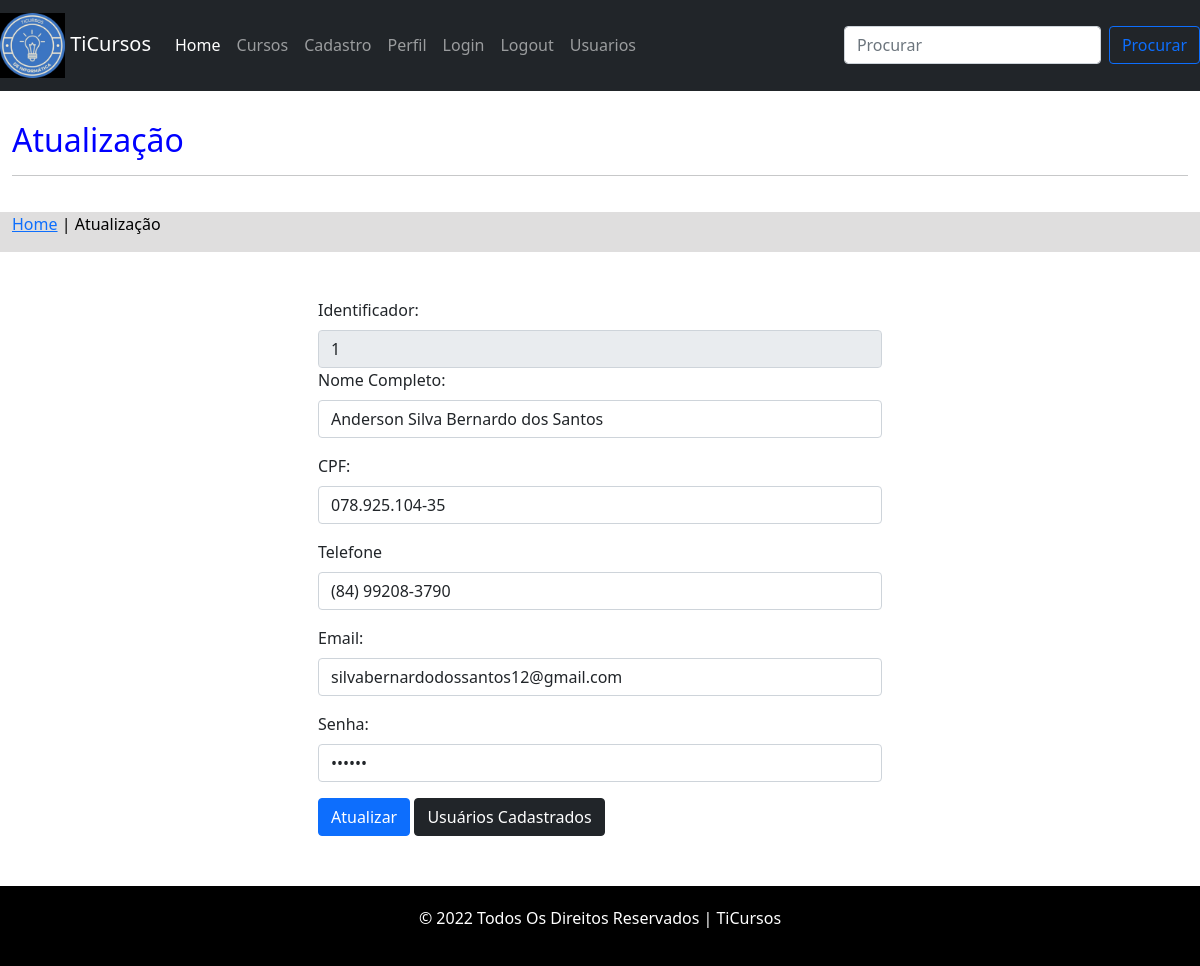
Page /visoes/editar_usuario.php?id_usuario=1 on the committed database.
### tables this page shows
CREATE TABLE `usuario` (
  `id_usuario` int(11) NOT NULL AUTO_INCREMENT,
  `nome_completo` varchar(100) NOT NULL,
  `cpf` varchar(15) NOT NULL,
  `telefone` varchar(25) DEFAULT NULL,
  `email` varchar(45) NOT NULL,
  `senha` varchar(50) NOT NULL,
  PRIMARY KEY (`id_usuario`)
);

### controles/controlar_usuarios.php (called while the page is built, shortened)
<?php
    function pegarUsuario($id_usuario){
        $con = abrirConexao();
        $sql = "SELECT * FROM bdcursos.usuario WHERE id_usuario = " . $id_usuario . ";";
        $resultado = mysqli_query($con, $sql);
        return $resultado;
    }
?>

### visoes/editar_usuario.php (the view, shortened to what this page needs)
<?php
  include "../controles/controlar_usuarios.php";
    $id_usuario = "";
    $nome = "";
    $cpf = "";
    $telefone = "";
    $email = "";
    $senha = "";
    if(isset($_GET["id_usuario"])){
        $id_usuario = $_GET["id_usuario"];
        $resultado = pegarUsuario($id_usuario);
        $numRegistro = mysqli_num_rows($resultado);
        if($numRegistro > 0){
            while($row = mysqli_fetch_assoc($resultado)){
                $id_usuario = $row["id_usuario"];
                $nome = $row["nome_completo"];
                $cpf = $row["cpf"];
                $telefone = $row["telefone"];
                $email = $row["email"];
                $senha = $row["senha"];
            }
        }
    }
?>
<!DOCTYPE html>
<html>
  <head>
    <link href="https://cdn.jsdelivr.net/npm/bootstrap@5.0.0-beta3/dist/css/bootstrap.min.css" rel="stylesheet">
    <link rel="stylesheet" type="text/css" href="estilo01.css" />
  </head>
  <body>
   <nav class="navbar navbar-expand-lg navbar-light navbar-dark bg-dark">
     <a class="navbar-brand" href="index.php"><img  id="logo" src="logo02.jpeg" alt="Imagem da logo"> TiCursos</a>
    <div class="collapse navbar-collapse" id="navbarSupportedContent">
    <ul class="navbar-nav me-auto mb-2 mb-lg-0">
        <li class="nav-item">
          <a class="nav-link active" aria-current="page" href="index.php">Home</a>
        </li>
        <li class="nav-item">
          <a class="nav-link" href="consultar_cursos.php">Cursos</a>
        </li>
        <li class="nav-item">
          <a class="nav-link" href="cadastro.php">Cadastro</a>
        </li>
        <li class="nav-item">
          <a class="nav-link" href="perfil.php">Perfil</a>
        </li>
        <li class="nav-item">
          <a class="nav-link" href="login.php">Login</a>
        </li>
        <li class="nav-item">
          <a class="nav-link" href="logout.php">Logout</a>
        </li>
        <li class="nav-item">
          <a class="nav-link" href="consultar_usuarios.php">Usuarios</a>
        </li>
      </ul>
      <form class="d-flex">
        <input class="form-control me-2" type="search" placeholder="Procurar" aria-label="Search">
        <button class="btn btn-outline-primary" type="submit">Procurar</button>
      </form>
    </div>
</nav>
    <div class="container-fluid">
    <div class="row">
          <div class="col-12 col-md-12 col-lg-12">
          <h2 class="titulo">Atualização</h2>
          <hr>
          </div>
     </div>
    <div class="row">
       <div class="col-12 menu">
         <p><a href="index.php">Home</a> | Atualização </p>
         </div>
    </div>
    <div class="row">
      <form class="row g-3 formulario" name = "editar_usuario.php" action="editar_usuario.php" method = "POST">
        <div class=" col-lg-12 col-12 col-md-12">
        <div class="col-12 col-md-12 col-lg-12">
          <label for="exampleFormControlInput1"  class="form-label">Identificador:</label>
          <input type="text" class="form-control" id="exampleFormControlInput1" name="id_usuario" value = "<?php echo $id_usuario?>" readonly>
        </div>
          <label for="exampleFormControlInput1"  class="form-label">Nome Completo:</label>
          <input type="text" class="form-control" id="exampleFormControlInput1" placeholder="Nome completo" name="nome_completo" value = "<?php echo $nome?>">
         </div>
         <div class="col-12 col-md-12 col-lg-12">
          <label for="exampleFormControlInput1"  class="form-label">CPF:</label>
          <input type="text" class="form-control" id="exampleFormControlInput1" placeholder="CPF" name="cpf" value = "<?php echo $cpf?>">
         </div>
         <div class="col-12 col-md-12 col-lg-12">
          <label for="exampleFormControlInput1"  class="form-label">Telefone</label>
          <input type="text" class="form-control" id="exampleFormControlInput1" placeholder="(00) 00000-0000" name="telefone" value = "<?php echo $telefone?>">
         </div>
        <div class="col-12 col-md-12 col-lg-12">
          <label for="exampleFormControlInput1"  class="form-label">Email:</label>
          <input type="email" class="form-control" id="exampleFormControlInput1" placeholder="E-mail" name="email" value = "<?php echo $email?>">
        </div>
        <div class="col-12 col-md-12 col-lg-12">
          <label for="exampleInputPassword1" class="form-label">Senha:</label>
          <input type="password" class="form-control" id="exampleInputPassword1" placeholder="Senha" name= "senha" value = "<?php echo $senha?>">
        </div>
         <div class="col-12 col-md-12 col-lg-12">
          <button type="submit" class="btn btn-primary" name="btnAtualizarUsuario">Atualizar</button>
          <a href="consultar_usuarios.php" class="btn btn-dark">Usuários Cadastrados</a>
         </div>
      </form>
    </div>
   </div>
  <footer>
  <div class="footer">
      <p>© 2022 Todos Os Direitos Reservados | TiCursos</p>
    </div>
</footer>
  </body>
</html>

### visoes/estilo01.css (style rules this page uses)
.titulo { margin-top: 30px; color: blue; }
.menu { color: black; margin-bottom: 20px; margin-top: 20px; background: rgb(223, 222, 222); }
.formulario { display: block; width: 50%; padding: 10px; margin: 0 auto; }
.footer { float: left; padding: 20px; margin-top: 40px; position: relative; bottom: 0px; width:100%; text-align: center; background-color: black; color: white; }
#logo { width: 65px; }

### rows in the picture
usuario: id_usuario "1", nome_completo "Anderson Silva Bernardo dos Santos", cpf "078.925.104-35", telefone "(84) 99208-3790", email "silvabernardodossantos12@gmail.com"
